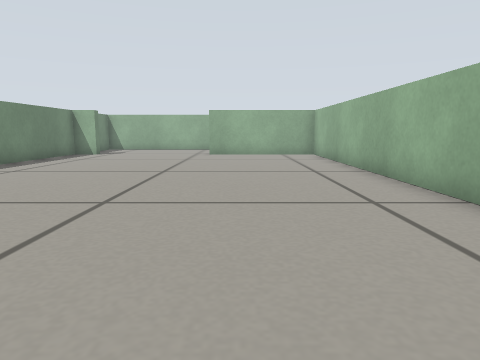
[1] (above)

16 first-person views from a walk through a Gazebo world. The camera is 0.26 m above the floor, tilts 8° down and sees 70° across. The floor is counted in squares, 0.25 m on a side. Each view is taken from the middle of a square. On the plan, view 1 faces up. The plan holds only what a view shows up to about 13 squares ahead; the rest is blank. The place goes on beyond the plan.

[2]
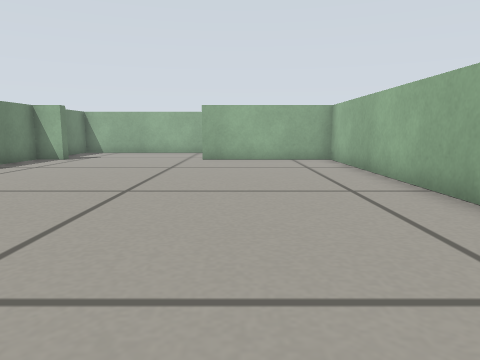

[3]
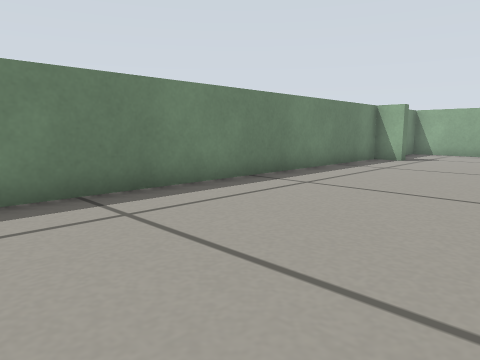

[4]
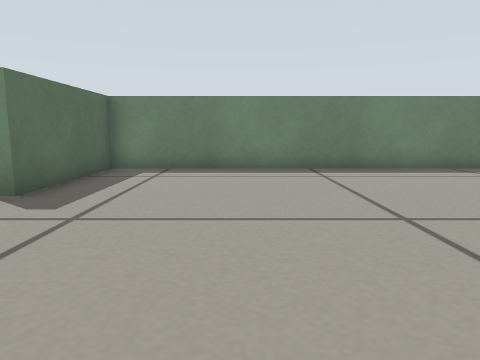

[5]
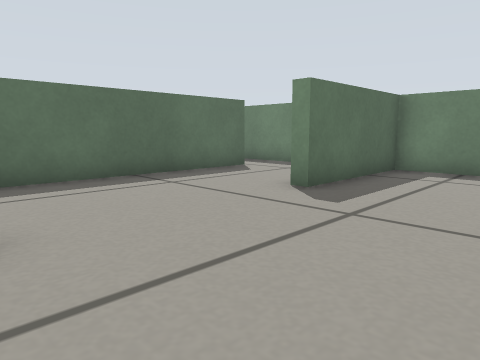

[6]
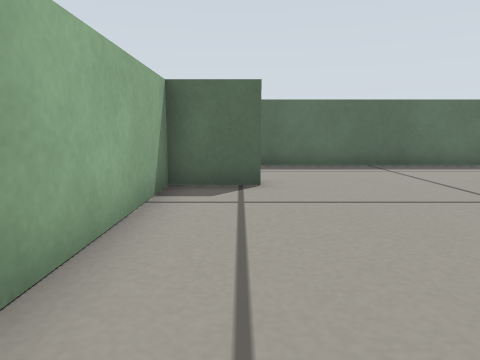

[7]
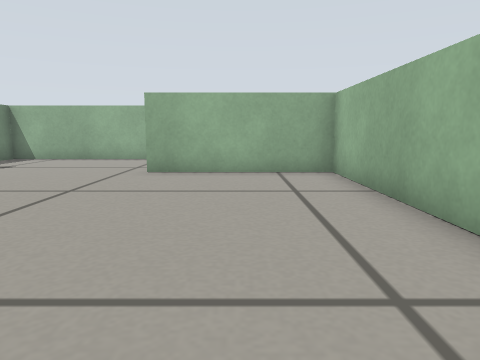

[8]
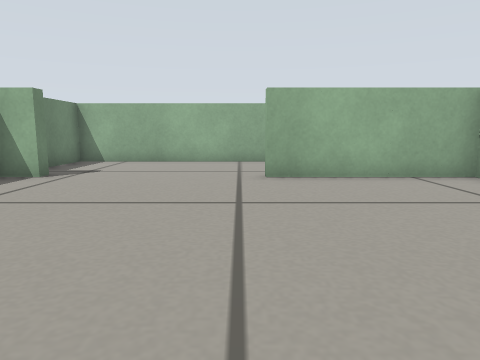

[9]
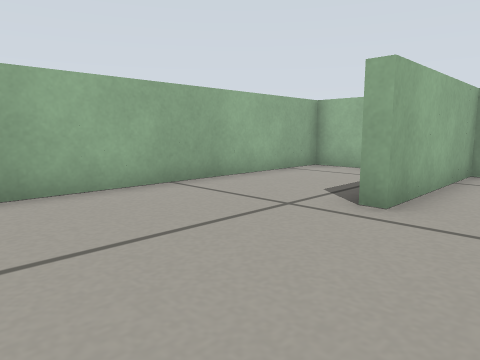

[10]
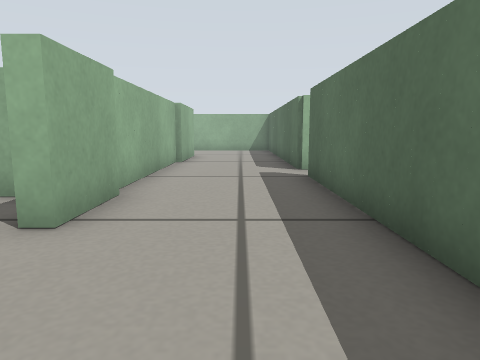

[11]
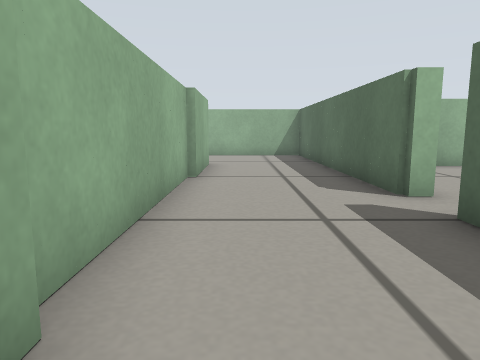

[12]
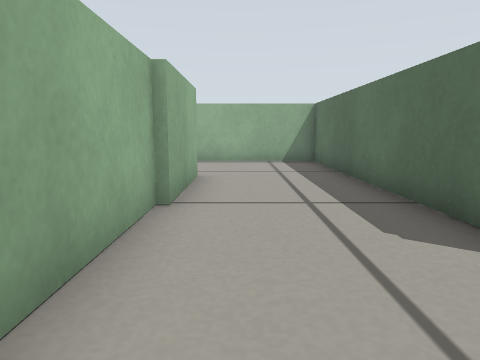

[13]
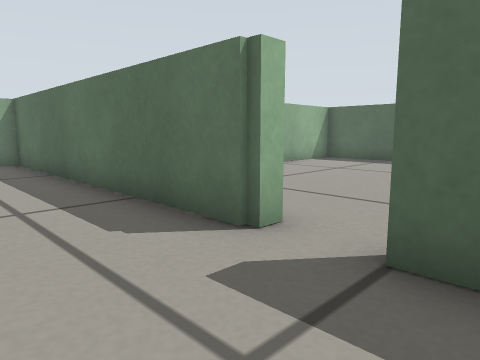

[14]
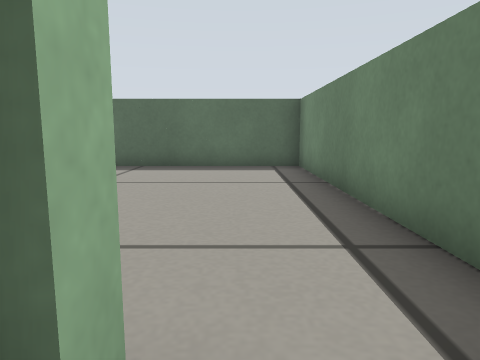

[15]
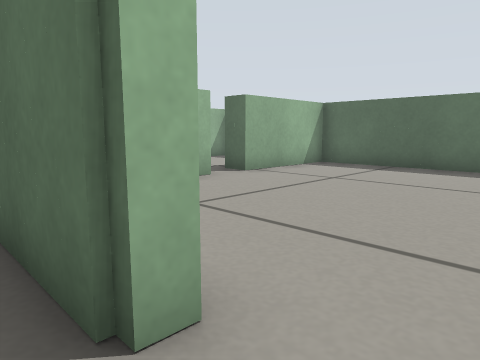

[16]
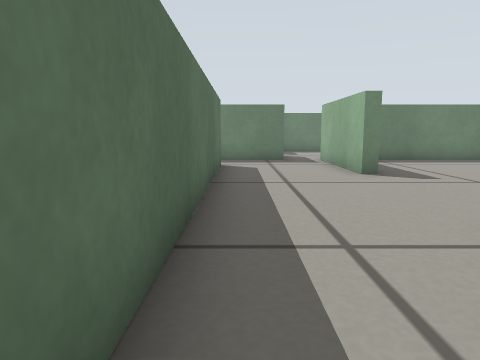

### Floor plan
Ten units are one square. View 1 is at (0, 0); x grows to the right and y downward. Boxes are objects, and circles mark ways between rooms. Rooms are numbered by the first view taken in them; rooms with no view inside come last. Other rooms are left out.
<svg viewBox="-84 -205 261 354">
<path fill="none" stroke="#000" d="M-66 -158 -76 -158 -76 6 -34 6M16 6 34 6 34 -158 -14 -158M36 10 16 10 16 6M74 51 74 46 172 46 172 14M99 8 39 8M130 10 98 10M-34 6 -34 10 -54 10M-59 46 60 46M124 95 124 79M52 64 52 144 124 144 124 106M-14 -158 -14 -162M-66 -162 -66 -158M34 -184 34 -200 -76 -200 -76 -179M-76 24 -76 46M-54 10 -79 10"/>
<circle cx="-10" cy="10" r="3" fill="#2a7"/>
<circle cx="-40" cy="-160" r="3" fill="#2a7"/>
<circle cx="70" cy="50" r="3" fill="#2a7"/>
<circle cx="-45" cy="30" r="3" fill="#2a7"/>
<text x="-30" y="-80">1</text>
<text x="50" y="30">2</text>
<text x="90" y="100">3</text>
<text x="-30" y="-180">4</text>
<text x="-70" y="30">5</text>
</svg>
Room 1 opens to room 2. Room 1 opens to room 4. Room 2 opens to room 3. Room 2 opens to room 5.

Where each view was taken, in squares from view 1:
view 1: 0 up, 0 right, facing up
view 2: 3 up, 0 right, facing up
view 3: 3 up, 2 left, facing up-left
view 4: 3 up, 2 right, facing left
view 5: 3 up, 2 right, facing down-left
view 6: 6 up, 2 right, facing down
view 7: 7 up, 1 right, facing up
view 8: 8 up, 2 left, facing up
view 9: 14 up, 6 left, facing up-right
view 10: 3 down, 2 left, facing right
view 11: 2 down, 2 right, facing right
view 12: 2 down, 5 right, facing right
view 13: 2 down, 5 right, facing down-right
view 14: 4 down, 7 right, facing down
view 15: 4 down, 6 right, facing down-right
view 16: 4 down, 5 right, facing left
